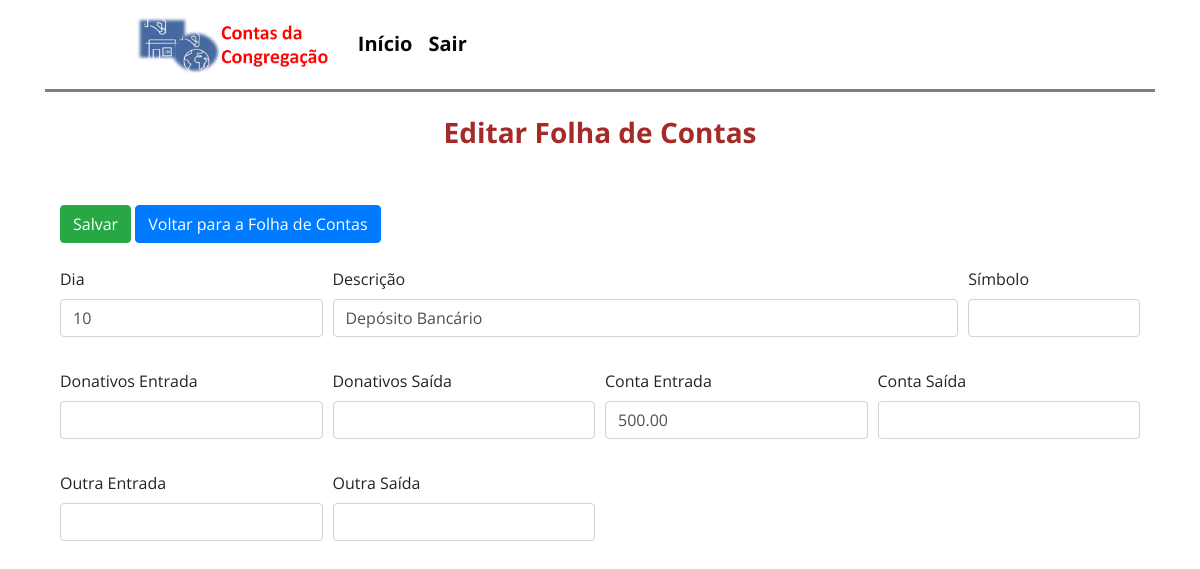
Screenshot of /editar_fc/1 (signed in) with the database file from the repository.
### contas/models.py (models this page shows)
class Contas(models.Model):
    dia = models.IntegerField(blank=True, null=True)
    descrição = models.CharField(max_length=60, blank=True, null=True)
    símbolo = models.CharField(max_length=2, blank=True, null=True)
    donativos_Entrada = models.DecimalField(blank=True, null=True, max_digits = 10, decimal_places = 2)
    donativos_Saída = models.DecimalField(blank=True, null=True, max_digits = 10, decimal_places = 2)
    conta_Entrada = models.DecimalField(blank=True, null=True, max_digits = 10, decimal_places = 2)
    conta_Saída = models.DecimalField(blank=True, null=True, max_digits = 10, decimal_places = 2)
    outra_Entrada = models.DecimalField(blank=True, null=True, max_digits = 10, decimal_places = 2)
    outra_Saída = models.DecimalField(blank=True, null=True, max_digits = 10, decimal_places = 2)
    saldo_final = models.DecimalField(blank=True, null=True, max_digits = 10, decimal_places = 2)

### contas/views.py (the view, shortened to what this page needs)
# urls.py: path('editar_fc/<int:id>', views.editar_fc),
@login_required
def editar_fc(request, id):
    contas = get_object_or_404(Contas, pk=id)
    form = Form_FContas(instance=contas)
    return render(request, 'cp/editar_fc.html', {'form':form ,'contas': contas})

### contas/forms.py
class Form_FContas(forms.ModelForm):
    class Meta:
        model = Contas
        fields = '__all__'

### templates/cp/editar_fc.html (shortened to what this page needs)
{% extends 'base.html' %}
{% load crispy_forms_tags %}
{% block content %}
<div class="container">
 <span id='span_h3'><h3>Editar Folha de Contas</h3></span>
  <br>
  <br>
    <form method="post">
        <input type="submit" class="btn btn-success" value="Salvar">
        <a href="/contas" class="btn btn-primary" role="button" aria-pressed="true">Voltar para a Folha de Contas</a>
        <br>
        <br>
       <div class="form-row">
        <div class="form-group col-md-3">
           {{ form.dia|as_crispy_field }}
       </div>
       <div class="form-group col-md-7">
           {{ form.descrição|as_crispy_field }}
       </div>
       <div class="form-group col-md-2">
          {{ form.símbolo|as_crispy_field }}
      </div>
    </div>
    <div class="form-row">
      <div class="form-group col-md-3">
           {{ form.donativos_Entrada|as_crispy_field }}
         </div>
         <div class="form-group col-md-3">
            {{ form.donativos_Saída|as_crispy_field }}
          </div>
          <div class="form-group col-md-3">
            {{ form.conta_Entrada|as_crispy_field }}
          </div>
          <div class="form-group col-md-3">
            {{ form.conta_Saída|as_crispy_field }}
          </div>
        </div>
        <div class="form-row">
          <div class="form-group col-md-3">
            {{ form.outra_Entrada|as_crispy_field }}
          </div>
          <div class="form-group col-md-3">
            {{ form.outra_Saída|as_crispy_field }}
          </div>
        </div>
      </form>
</div>
{% endblock %}

### static/css/style.css (style rules this page uses)
body { margin: 0; position: relative; height: 100vh; width: 100vw; font-family: 'Open Sans', sans-serif; background-size: cover; }
h3 { font-weight:bolder; text-align: center; color: brown; }

### rows the page displays
Contas: dia "10", descrição "Depósito Bancário", conta_Entrada "500.00"
